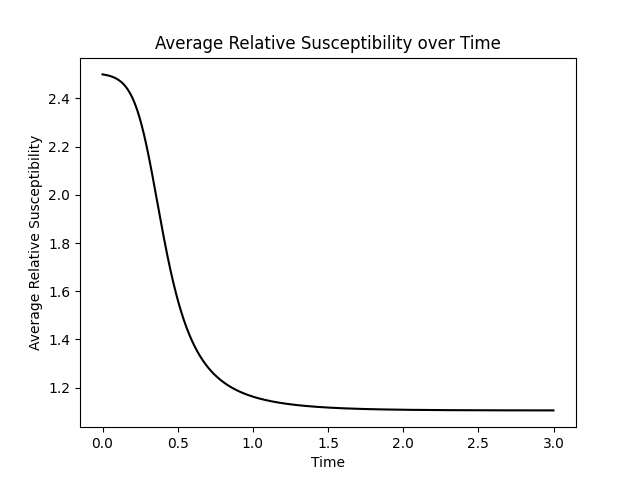

The script that saved this image:
import matplotlib.pyplot as plt
import numpy as np
import seaborn as sns

def forward_euler_contact(s, i , p, omega, gamma, C, delta_t):
    # Calculate the next-generation matrix M
    P = np.diag(p)
    S = np.diag(s)
    M = np.dot(np.dot(np.dot(P, S), C), np.linalg.inv(np.diag(omega)))
    
    # Calculate the derivatives
    ds = - np.dot(M, i)
    di = np.dot(M, i) - np.dot(np.diag(gamma), i)
    
    # Update the susceptible and infected populations
    s_next = s + (ds * delta_t)
    i_next = i + (di * delta_t)
    
    return s_next, i_next

# Initialize known values
s_vec = np.array([0.99, 0.99, 0.99, 0.99])
i_vec = np.array([0.01, 0.01, 0.01, 0.01])
p_vec = np.array([1, 2, 3, 4])
omega_vec = np.array([0.25, 0.25, 0.25, 0.25])
gamma_vec = np.array([3, 3, 3, 3])
c_mat = np.array([
    [9/20, 9/20, 9/20, 9/20],
    [9/20, 9/20, 9/20, 9/20],
    [9/20, 9/20, 9/20, 9/20],
    [9/20, 9/20, 9/20, 9/20]
])

dt = 0.001
total_time = 3
iterations = int(total_time / dt)

# Running simulation and calculating average relative susceptibility simultaneously
s_vals = s_vec
i_vals = i_vec
p_avg = []

for i in range(iterations - 1):
    s_vec, i_vec = forward_euler_contact(s_vec, i_vec, p_vec, omega_vec, gamma_vec, c_mat, dt)
    s_vals = np.vstack((s_vals, s_vec))
    i_vals = np.vstack((i_vals, i_vec))
    
    # Calculate average relative susceptibility at each time step
    p_avg_t = np.dot(p_vec, s_vec) / np.sum(s_vec)
    p_avg.append(p_avg_t)

# Plotting infected proportions for groups 1-4 over time
plt.figure()
num_lines = len(i_vals[0])
t_vals = np.linspace(0, total_time, iterations)
colors = sns.color_palette("Blues", n_colors=num_lines)

for ind in range(num_lines):
    i = i_vals[:, ind]
    plt.plot(t_vals, i, label=f"Group {ind + 1}", color=colors[ind])

plt.xlabel("Time")
plt.ylabel("Infected Proportion")
plt.title("Infected Proportions for Groups 1-4 over Time")
plt.legend()
plt.savefig('infected_proportions.png')  # Saving the plot
plt.show()

# Plotting susceptible proportions for each group over time
plt.figure()
for ind in range(num_lines):
    s = s_vals[:, ind]
    plt.plot(t_vals, s, label=f"Group {ind + 1}", color=colors[ind])

plt.xlabel("Time")
plt.ylabel("Susceptible Proportion")
plt.title("Susceptible Proportions for Groups 1-4 over Time")
plt.legend()
plt.savefig('proportions.png')  # Saving the plot
plt.show()

# Plotting average relative susceptibility over time (in black)
plt.figure()
plt.plot(t_vals[:-1], p_avg, color='black')
plt.xlabel("Time")
plt.ylabel("Average Relative Susceptibility")
plt.title("Average Relative Susceptibility over Time")
plt.savefig('relative.png')  # Saving the plot
plt.show()
